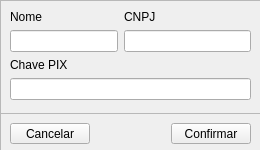
<?xml version="1.0" encoding="UTF-8"?>
<ui version="4.0">
 <class>FormPosto</class>
 <widget class="QWidget" name="FormPosto">
  <property name="geometry">
   <rect>
    <x>0</x>
    <y>0</y>
    <width>260</width>
    <height>150</height>
   </rect>
  </property>
  <property name="minimumSize">
   <size>
    <width>260</width>
    <height>150</height>
   </size>
  </property>
  <property name="maximumSize">
   <size>
    <width>260</width>
    <height>150</height>
   </size>
  </property>
  <property name="windowTitle">
   <string>Dados do Posto</string>
  </property>
  <widget class="QFrame" name="ContainerForm">
   <property name="geometry">
    <rect>
     <x>0</x>
     <y>0</y>
     <width>261</width>
     <height>241</height>
    </rect>
   </property>
   <property name="frameShape">
    <enum>QFrame::StyledPanel</enum>
   </property>
   <property name="frameShadow">
    <enum>QFrame::Raised</enum>
   </property>
   <layout class="QFormLayout" name="formLayout">
    <item row="0" column="0">
     <widget class="QLabel" name="label">
      <property name="text">
       <string>Nome</string>
      </property>
     </widget>
    </item>
    <item row="0" column="1">
     <widget class="QLabel" name="label_2">
      <property name="text">
       <string>CNPJ</string>
      </property>
     </widget>
    </item>
    <item row="1" column="0">
     <widget class="QLineEdit" name="InputNome">
      <property name="sizePolicy">
       <sizepolicy hsizetype="Fixed" vsizetype="Fixed">
        <horstretch>0</horstretch>
        <verstretch>0</verstretch>
       </sizepolicy>
      </property>
     </widget>
    </item>
    <item row="1" column="1">
     <widget class="QLineEdit" name="InputCnpj">
      <property name="maxLength">
       <number>10</number>
      </property>
     </widget>
    </item>
    <item row="2" column="0">
     <widget class="QLabel" name="label_3">
      <property name="text">
       <string>Chave PIX</string>
      </property>
     </widget>
    </item>
    <item row="3" column="0" colspan="2">
     <widget class="QLineEdit" name="InputPix"/>
    </item>
   </layout>
  </widget>
  <widget class="QFrame" name="ContainerBotoes">
   <property name="geometry">
    <rect>
     <x>0</x>
     <y>113</y>
     <width>261</width>
     <height>41</height>
    </rect>
   </property>
   <property name="frameShape">
    <enum>QFrame::StyledPanel</enum>
   </property>
   <property name="frameShadow">
    <enum>QFrame::Raised</enum>
   </property>
   <layout class="QHBoxLayout" name="horizontalLayout">
    <item>
     <widget class="QPushButton" name="Cancelar">
      <property name="text">
       <string>Cancelar</string>
      </property>
      <property name="icon">
       <iconset>
        <normaloff>../../assets/cancel.svg</normaloff>../../assets/cancel.svg</iconset>
      </property>
     </widget>
    </item>
    <item>
     <spacer name="horizontalSpacer">
      <property name="orientation">
       <enum>Qt::Horizontal</enum>
      </property>
      <property name="sizeHint" stdset="0">
       <size>
        <width>40</width>
        <height>20</height>
       </size>
      </property>
     </spacer>
    </item>
    <item>
     <widget class="QPushButton" name="Confirmar">
      <property name="text">
       <string>Confirmar</string>
      </property>
      <property name="icon">
       <iconset>
        <normaloff>../../assets/check.svg</normaloff>../../assets/check.svg</iconset>
      </property>
     </widget>
    </item>
   </layout>
  </widget>
 </widget>
 <resources/>
 <connections/>
</ui>
